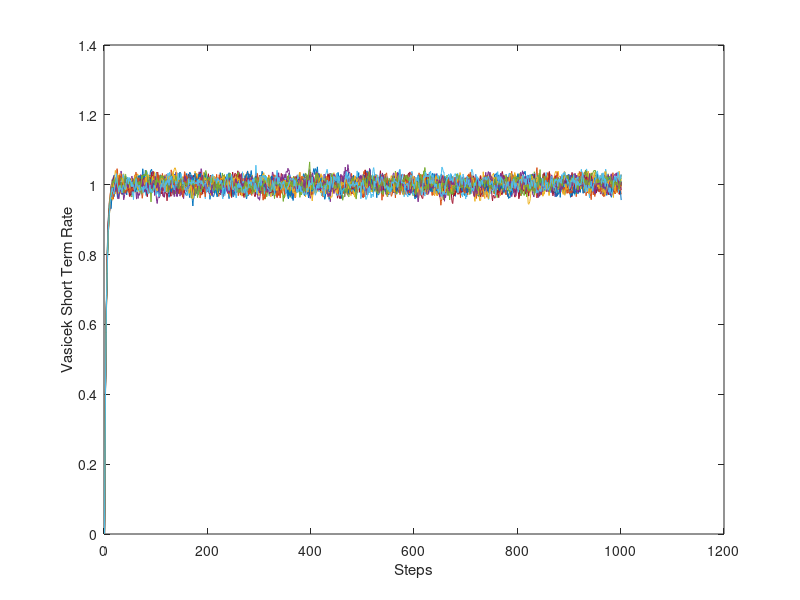

This chart was generated by the following MATLAB code:
%%%%%%%%%%%%%%%%%%%%%%%%%%%%%%%%%%%%%%%%%%%%%%%%%%%%%%%%%%%%%%%%%%%%%%%%%%%%%%%%%%%%%%%
%Vasicek Simulation: Long-term mean=1 or 2, contain in 2 different sheet(p), each sheet with 20 series, each with 1000 forward steps, all with initial rate 0.001%
%%%%%%%%%%%%%%%%%%%%%%%%%%%%%%%%%%%%%%%%%%%%%%%%%%%%%%%%%%%%%%%%%%%%%%%%%%%%%%%%%%%%%%%
a = 1;
b = [2 1]; %Long-term mean=1 or 2
r0 = 0.001;
dt = 0.25;
sigma = 0.02;
N = 1000;

rate = zeros(N+1, 20, 2);  %row, column, sheet
%rate = zeros(N+1,20);
rate(1,:,:) = 0.001;
for p = 1:2
    for j = 1:20
        for i = 1:N
            dr = a*(b(p)-rate(i,j,p))*dt + sigma*sqrt(dt)*randn(1); %randn(5,1) 5-1 matrix Normally distributed random numbers
            rate(i+1,j,p) = rate(i,j,p) + dr;
        end
    end
end

x = [1:1:1001];
p = 2; % p = 1
plot(x, rate(:,:,p))
xlabel('Steps')
ylabel('Vasicek Short Term Rate')
